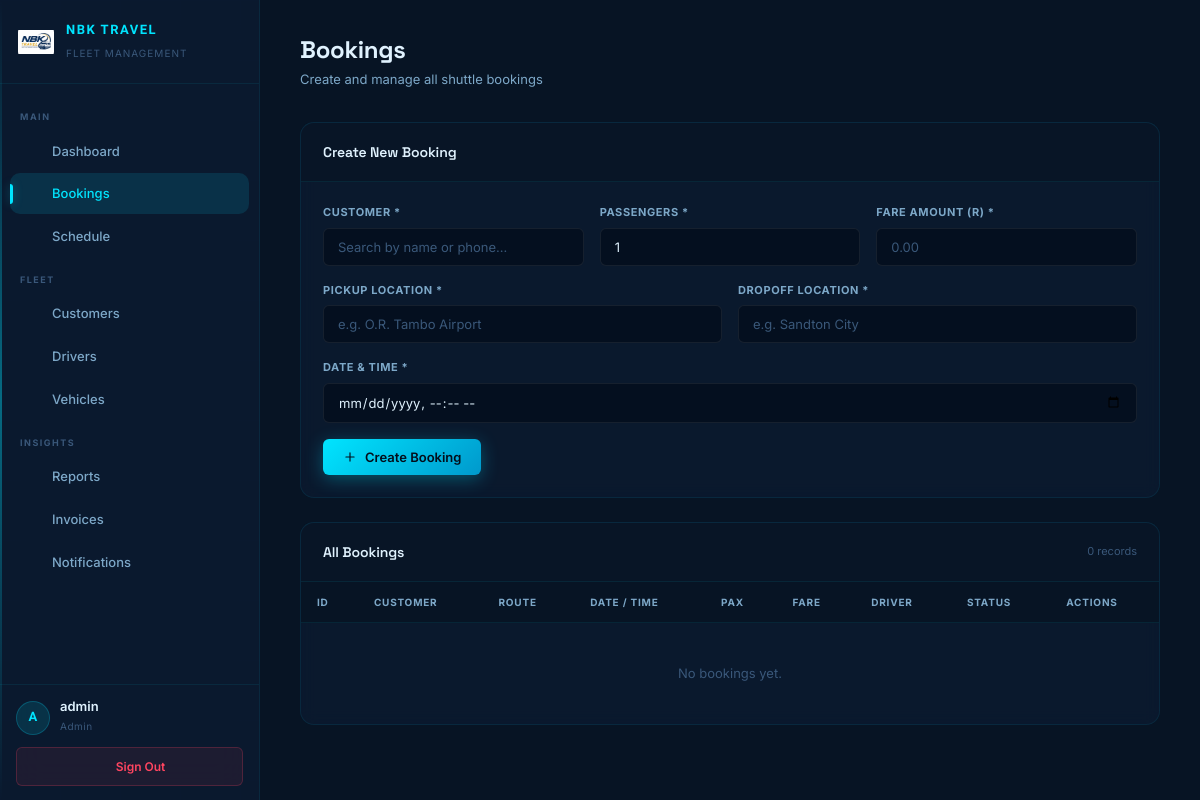
Page /bookings.php on the earlier database version.
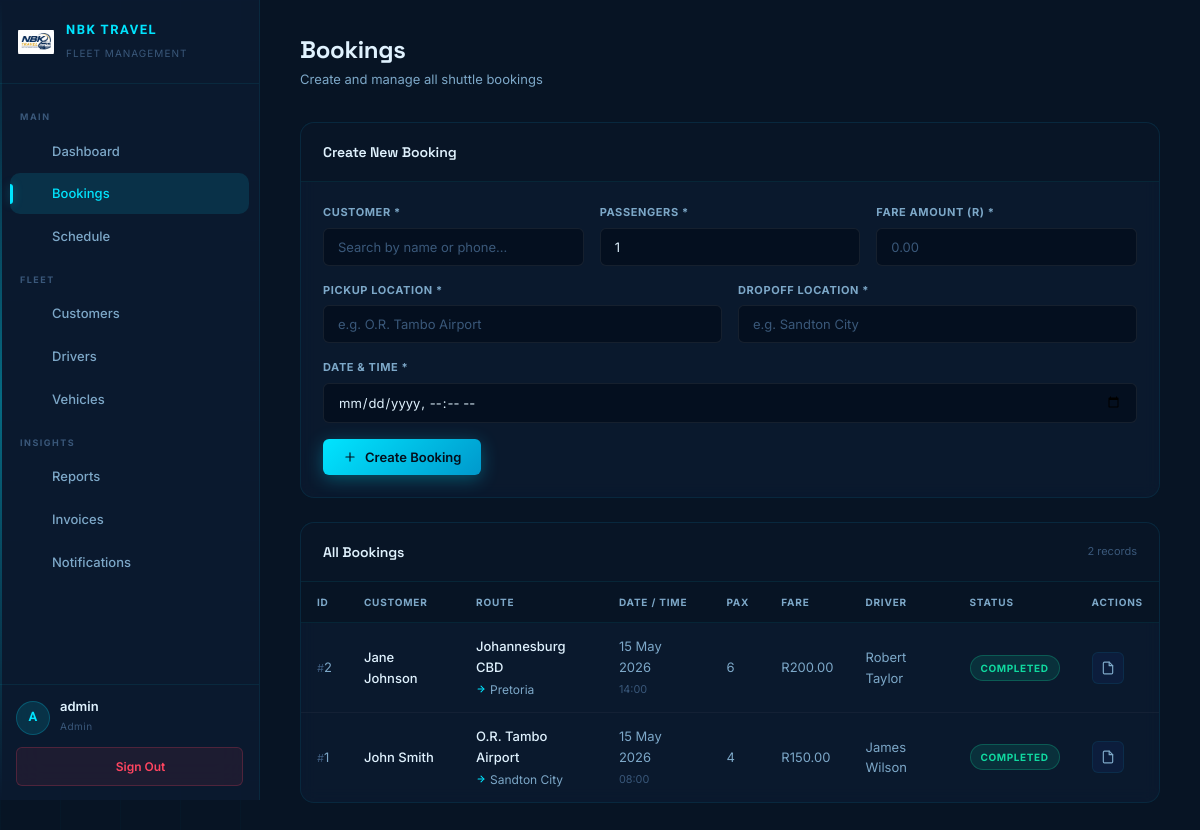
Same page on the later database version.
### tables this page shows
CREATE TABLE IF NOT EXISTS bookings (
    bookingId INT PRIMARY KEY AUTO_INCREMENT,
    customerId INT NOT NULL,
    driverId INT NULL,
    vehicleId INT NULL,
    pickupLocation VARCHAR(100) NOT NULL,
    dropoffLocation VARCHAR(100) NOT NULL,
    bookingDate DATETIME NOT NULL,
    passengers INT NOT NULL,
    fareAmount DECIMAL(8,2) NOT NULL,
    status ENUM('pending','confirmed','completed','cancelled') DEFAULT 'pending',
    cancellationReason VARCHAR(255) NULL,
    createdAt DATETIME DEFAULT CURRENT_TIMESTAMP,
    FOREIGN KEY (customerId) REFERENCES customers(customerId) ON DELETE RESTRICT,
    FOREIGN KEY (driverId) REFERENCES drivers(driverId) ON DELETE SET NULL,
    FOREIGN KEY (vehicleId) REFERENCES vehicles(vehicleId) ON DELETE SET NULL
);

CREATE TABLE IF NOT EXISTS customers (
    customerId INT PRIMARY KEY AUTO_INCREMENT,
    fullName VARCHAR(100) NOT NULL,
    phoneNumber VARCHAR(20) NOT NULL UNIQUE,
    emailAddress VARCHAR(100),
    preferences VARCHAR(255),
    createdAt DATETIME DEFAULT CURRENT_TIMESTAMP
);

CREATE TABLE IF NOT EXISTS drivers (
    driverId INT PRIMARY KEY AUTO_INCREMENT,
    fullName VARCHAR(100) NOT NULL,
    licenceNumber VARCHAR(30) NOT NULL UNIQUE,
    phoneNumber VARCHAR(20) NOT NULL,
    status ENUM('available','on-trip','off-duty') DEFAULT 'available',
    createdAt DATETIME DEFAULT CURRENT_TIMESTAMP
);

### bookings.php (the view, shortened to what this page needs)
<?php
require_once 'includes/db.php';
$bookingsStmt = $conn->prepare(
    "SELECT b.bookingId, c.fullName, b.pickupLocation, b.dropoffLocation,
            b.bookingDate, b.passengers, b.fareAmount, b.status,
            d.fullName as driverName, v.registrationNumber
     FROM bookings b
     JOIN customers c ON b.customerId = c.customerId
     LEFT JOIN drivers d ON b.driverId = d.driverId
     LEFT JOIN vehicles v ON b.vehicleId = v.vehicleId
     ORDER BY b.bookingDate DESC"
);
$bookingsStmt->execute();
$bookings = $bookingsStmt->get_result()->fetch_all(MYSQLI_ASSOC);
require_once 'includes/header.php';
?>
<div class="page-header">
    <div class="ph-text">
        <h1>Bookings</h1>
        <p>Create and manage all shuttle bookings</p>
    </div>
</div>
<div class="card">
    <div class="card-header"><h2>Create New Booking</h2></div>
    <div class="card-body">
        <form id="newBookingForm">
            <div class="form-row">
                <div class="form-group" style="position:relative;">
                    <label>Customer *</label>
                    <div class="autocomplete-wrap">
                        <input type="text" id="customerSearch" placeholder="Search by name or phone…" autocomplete="off" required>
                    </div>
                </div>
                <div class="form-group">
                    <label>Passengers *</label>
                    <input type="number" id="passengers" name="passengers" min="1" max="20" value="1" required>
                </div>
                <div class="form-group">
                    <label>Fare Amount (R) *</label>
                    <input type="number" id="fareAmount" name="fareAmount" step="0.01" min="0" placeholder="0.00" required>
                </div>
            </div>
            <div class="form-row">
                <div class="form-group">
                    <label>Pickup Location *</label>
                    <input type="text" id="pickupLocation" name="pickupLocation" placeholder="e.g. O.R. Tambo Airport" required>
                </div>
                <div class="form-group">
                    <label>Dropoff Location *</label>
                    <input type="text" id="dropoffLocation" name="dropoffLocation" placeholder="e.g. Sandton City" required>
                </div>
            </div>
            <div class="form-row full">
                <div class="form-group">
                    <label>Date & Time *</label>
                    <input type="datetime-local" id="bookingDate" name="bookingDate" required>
                </div>
            </div>
            <button type="submit" class="btn btn-primary">
                <svg viewBox="0 0 24 24"><line x1="12" y1="5" x2="12" y2="19"/><line x1="5" y1="12" x2="19" y2="12"/></svg>
                Create Booking
            </button>
        </form>
    </div>
</div>
<div class="card">
    <div class="card-header">
        <h2>All Bookings</h2>
        <span class="card-header-meta"><?= count($bookings) ?> records</span>
    </div>
    <div class="card-body" style="padding:0;">
        <div class="table-wrap">
            <table>
                <thead>
                    <tr><th>ID</th><th>Customer</th><th>Route</th><th>Date / Time</th><th>Pax</th><th>Fare</th><th>Driver</th><th>Status</th><th>Actions</th></tr>
                </thead>
                <tbody>
                    <?php foreach ($bookings as $b): ?>
                    <tr>
                        <td><span style="color:var(--smoke);font-size:11px;">#</span><?= $b['bookingId'] ?></td>
                        <td><strong><?= htmlspecialchars($b['fullName']) ?></strong></td>
                        <td>
                            <div class="route-from"><?= htmlspecialchars($b['pickupLocation']) ?></div>
                            <div class="route-to"><svg viewBox="0 0 24 24"><line x1="5" y1="12" x2="19" y2="12"/><polyline points="12 5 19 12 12 19"/></svg><?= htmlspecialchars($b['dropoffLocation']) ?></div>
                        </td>
                        <td><?= date('d M Y', strtotime($b['bookingDate'])) ?><br><small style="color:var(--smoke);"><?= date('H:i', strtotime($b['bookingDate'])) ?></small></td>
                        <td><?= $b['passengers'] ?></td>
                        <td>R<?= number_format($b['fareAmount'], 2) ?></td>
                        <td><?= $b['driverName'] ? htmlspecialchars($b['driverName']) : '<span style="color:var(--smoke);font-style:italic;">Unassigned</span>' ?></td>
                        <td><span class="badge badge-<?= $b['status'] ?>"><?= ucfirst($b['status']) ?></span></td>
                        <td>
                            <div class="action-btns">
                                <?php if ($b['status'] === 'completed'): ?>
                                <button class="btn-icon success" onclick="generateInvoice(<?= $b['bookingId'] ?>)" title="Invoice"><svg viewBox="0 0 24 24"><path d="M14 2H6a2 2 0 0 0-2 2v16a2 2 0 0 0 2 2h12a2 2 0 0 0 2-2V8z"/><polyline points="14 2 14 8 20 8"/></svg></button>
                                <?php endif; ?>
                            </div>
                        </td>
                    </tr>
                    <?php endforeach; ?>
                    <?php if (empty($bookings)): ?>
                    <tr><td colspan="9" style="text-align:center;padding:40px;color:var(--smoke);">No bookings yet.</td></tr>
                    <?php endif; ?>
                </tbody>
            </table>
        </div>
    </div>
</div>
<?php require_once 'includes/footer.php'; ?>

### includes/header.php (shortened to what this page needs)
<?php
$pg = basename($_SERVER['PHP_SELF']);
$initial = strtoupper(substr($_SESSION['username'] ?? 'U', 0, 1));
function navLink($href, $label, $pg, $icon) {
    $active = (basename($href) === $pg) ? 'active' : '';
    return "<a href='$href' class='nav-link $active'><span class='nav-icon'><svg viewBox='0 0 24 24'>$icon</svg></span><span>$label</span></a>";
}
$ICONS = [
  'dashboard'  => '<rect x="3" y="3" width="7" height="7" rx="1"/><rect x="14" y="3" width="7" height="7" rx="1"/><rect x="3" y="14" width="7" height="7" rx="1"/><rect x="14" y="14" width="7" height="7" rx="1"/>',
  'bookings'   => '<rect x="3" y="4" width="18" height="18" rx="2"/><line x1="16" y1="2" x2="16" y2="6"/><line x1="8" y1="2" x2="8" y2="6"/><line x1="3" y1="10" x2="21" y2="10"/>',
  'schedule'   => '<circle cx="12" cy="12" r="10"/><polyline points="12 6 12 12 16 14"/>',
  'customers'  => '<path d="M17 21v-2a4 4 0 0 0-4-4H5a4 4 0 0 0-4 4v2"/><circle cx="9" cy="7" r="4"/><path d="M23 21v-2a4 4 0 0 0-3-3.87"/><path d="M16 3.13a4 4 0 0 1 0 7.75"/>',
  'drivers'    => '<circle cx="12" cy="8" r="4"/><path d="M6 20v-2a4 4 0 0 1 4-4h4a4 4 0 0 1 4 4v2"/>',
  'vehicles'   => '<rect x="1" y="3" width="15" height="13" rx="2"/><path d="M16 8h4l3 5v3h-7V8z"/><circle cx="5.5" cy="18.5" r="2.5"/><circle cx="18.5" cy="18.5" r="2.5"/>',
  'reports'    => '<line x1="18" y1="20" x2="18" y2="10"/><line x1="12" y1="20" x2="12" y2="4"/><line x1="6" y1="20" x2="6" y2="14"/>',
  'invoices'   => '<path d="M14 2H6a2 2 0 0 0-2 2v16a2 2 0 0 0 2 2h12a2 2 0 0 0 2-2V8z"/><polyline points="14 2 14 8 20 8"/><line x1="16" y1="13" x2="8" y2="13"/><line x1="16" y1="17" x2="8" y2="17"/>',
  'notifs'     => '<path d="M18 8A6 6 0 0 0 6 8c0 7-3 9-3 9h18s-3-2-3-9"/><path d="M13.73 21a2 2 0 0 1-3.46 0"/>',
  'mytrips'    => '<rect x="1" y="3" width="15" height="13" rx="2"/><path d="M16 8h4l3 5v3h-7V8z"/><circle cx="5.5" cy="18.5" r="2.5"/><circle cx="18.5" cy="18.5" r="2.5"/>',
  'logout'     => '<path d="M9 21H5a2 2 0 0 1-2-2V5a2 2 0 0 1 2-2h4"/><polyline points="16 17 21 12 16 7"/><line x1="21" y1="12" x2="9" y2="12"/>',
];
?>
<!DOCTYPE html>
<html lang="en">
<head>
<link rel="stylesheet" href="assets/css/style.css">
</head>
<body class="app-body">
<aside class="sidebar">
  <div class="sb-header">
    <div class="sb-logo">
      <?php if (file_exists(__DIR__ . '/../assets/images/nbk.jpeg')): ?>
        <img src="assets/images/nbk.jpeg" alt="NBK">
      <?php endif; ?>
      <div class="sb-logo-text">
        <h2>NBK TRAVEL</h2>
        <span>Fleet Management</span>
      </div>
    </div>
  </div>
  <nav class="sb-nav">
    <?php if ($_SESSION['role'] === 'admin'): ?>
      <span class="sb-section-label">Main</span>
      <?= navLink('dashboard.php','Dashboard',$pg,$ICONS['dashboard']) ?>
      <?= navLink('bookings.php','Bookings',$pg,$ICONS['bookings']) ?>
      <?= navLink('schedule.php','Schedule',$pg,$ICONS['schedule']) ?>
      <span class="sb-section-label">Fleet</span>
      <?= navLink('customers.php','Customers',$pg,$ICONS['customers']) ?>
      <?= navLink('drivers.php','Drivers',$pg,$ICONS['drivers']) ?>
      <?= navLink('vehicles.php','Vehicles',$pg,$ICONS['vehicles']) ?>
      <span class="sb-section-label">Insights</span>
      <?= navLink('reports.php','Reports',$pg,$ICONS['reports']) ?>
      <?= navLink('invoices.php','Invoices',$pg,$ICONS['invoices']) ?>
      <?= navLink('notifications.php','Notifications',$pg,$ICONS['notifs']) ?>
    <?php else: ?>
      <?= navLink('driver-dashboard.php','My Trips',$pg,$ICONS['mytrips']) ?>
    <?php endif; ?>
  </nav>
  <div class="sb-footer">
    <div class="sb-user">
      <div class="sb-avatar"><?= $initial ?></div>
      <div class="sb-user-info">
        <p><?= htmlspecialchars($_SESSION['username'] ?? 'User') ?></p>
        <small><?= ucfirst($_SESSION['role'] ?? 'user') ?></small>
      </div>
    </div>
    <a href="logout.php" class="logout-link">
      <svg viewBox="0 0 24 24"><?= $ICONS['logout'] ?></svg>
      <span>Sign Out</span>
    </a>
  </div>
</aside>
<main class="main-content">

### includes/footer.php (shortened to what this page needs)
</main>
</body>
</html>

Differences in the rows shown:
added bookings: bookingId "2", customerId.fullName "Jane Johnson", pickupLocation "Johannesburg CBD", dropoffLocation "Pretoria", bookingDate "15 May 2026", bookingDate "14:00", passengers "6", fareAmount "200.00", driverId.fullName "Robert Taylor", status "COMPLETED"
added bookings: bookingId "1", customerId.fullName "John Smith", pickupLocation "O.R. Tambo Airport", dropoffLocation "Sandton City", bookingDate "15 May 2026", bookingDate "08:00", passengers "4", fareAmount "150.00", driverId.fullName "James Wilson", status "COMPLETED"
Other differences:
count($bookings): "0" → "2"
text no longer shown: "No bookings yet."
